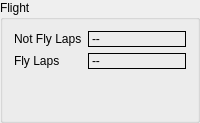
    <widget class="QGroupBox" name="groupBox_7">
     <property name="title">
      <string>Flight</string>
     </property>
     <layout class="QGridLayout" name="gridLayout_12">
      <item row="1" column="1">
       <widget class="QLabel" name="UAVPlaneStates_NumberOfTurn_VALUE">
        <property name="sizePolicy">
         <sizepolicy hsizetype="Ignored" vsizetype="Preferred">
          <horstretch>0</horstretch>
          <verstretch>0</verstretch>
         </sizepolicy>
        </property>
        <property name="frameShape">
         <enum>QFrame::Box</enum>
        </property>
        <property name="text">
         <string>--</string>
        </property>
       </widget>
      </item>
      <item row="0" column="1">
       <widget class="QLabel" name="UAVPlaneStates_NotNumberOfTurn_VALUE">
        <property name="sizePolicy">
         <sizepolicy hsizetype="Ignored" vsizetype="Preferred">
          <horstretch>0</horstretch>
          <verstretch>0</verstretch>
         </sizepolicy>
        </property>
        <property name="frameShape">
         <enum>QFrame::Box</enum>
        </property>
        <property name="text">
         <string>--</string>
        </property>
       </widget>
      </item>
      <item row="1" column="0">
       <widget class="QLabel" name="UAVPlaneStates_NumberOfTurn_NAME">
        <property name="sizePolicy">
         <sizepolicy hsizetype="Fixed" vsizetype="Preferred">
          <horstretch>0</horstretch>
          <verstretch>0</verstretch>
         </sizepolicy>
        </property>
        <property name="text">
         <string>Fly Laps</string>
        </property>
       </widget>
      </item>
      <item row="0" column="0">
       <widget class="QLabel" name="UAVPlaneStates_NotNumberOfTurn_NAME">
        <property name="sizePolicy">
         <sizepolicy hsizetype="Fixed" vsizetype="Preferred">
          <horstretch>0</horstretch>
          <verstretch>0</verstretch>
         </sizepolicy>
        </property>
        <property name="text">
         <string>Not Fly Laps</string>
        </property>
       </widget>
      </item>
      <item row="2" column="1">
       <widget class="QLabel" name="label_56">
        <property name="frameShape">
         <enum>QFrame::NoFrame</enum>
        </property>
        <property name="text">
         <string/>
        </property>
       </widget>
      </item>
      <item row="3" column="1">
       <widget class="QLabel" name="label_58">
        <property name="frameShape">
         <enum>QFrame::NoFrame</enum>
        </property>
        <property name="text">
         <string/>
        </property>
       </widget>
      </item>
     </layout>
    </widget>
